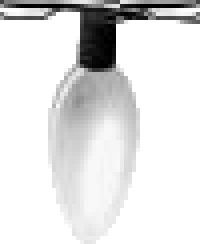
#> input picture Lights/white_light.png, 50 x 61 px (shown 4 times larger)
$ python main.py Lights/white_light.png   (older library calls are emulated)
#> lines starting #> are read from the running program, lines starting #| are printed output that depends on the picture; after the words box and inside, x2 and y2 are one past the last pixel; in counts of white or black regions, pixels touching at a corner belong together
### edge_detection.py
# This is where the code that identifies candidate edges goes.
import sys
import cv2
import numpy as np


# [9 lines left out: function show_img, not called in this run]


def get_lines(im, my_filter=np.asarray([[1, 2, 1], [-.9, -.9, -.9], [-1, -2, -1]])):
    """Converts image into nearly binary image of edges

    :arg im: grayscale image
    :returns:
        Nearly binary image of edges as ndarry array

    """
    # return cv2.filter2D(im, -1, np.asarray([[-.5, -7, -.5], [-1, -1, -1], [-.5, 7, -.5]]))
    # return cv2.filter2D(im, -1, np.asarray([[-2,-3,-2], [-1,-1,-1,], [1,3,1]]))
    return cv2.filter2D(im, -1, my_filter)


def extract_lines(im):
    """Take image of edges and uses connected components to group the pixels to each edge. Then take the possible edges
    and only keep one tenth of the best longest edges. Return a list of these edges where each edge is represented by a
    list of the points in the edge.

    :param im: binary or close to binary image with edges and lines
    :return: list of list of points in each line
    """
    labels, connected = cv2.connectedComponents(im, connectivity=8)
    sizes = []
    points = []
    for x in range(1, labels):
        size = np.where(connected == x)[0].size
        sizes.append((x, size))
    sizes.sort(key=lambda d: d[1], reverse=True)
    for i, (x, s) in enumerate(sizes):
        if i <= (len(sizes) / 10):
            points.append([])
            for y_pos, x_pos in zip(np.where(connected == x)[0], np.where(connected == x)[1]):
                im[y_pos][x_pos] = 255
                points[i].append([y_pos, x_pos])
            # im[np.where(connected == x)] = 255
        else:
            im[np.where(connected == x)] = 0
    # show_img(np.asarray(im, dtype=np.uint8))
    return points


# [10 lines that do not run on import are left out]

### place_lights.py
#This will be were the code for placing lights on the image will go
from PIL import Image
import numpy as np
import copy
from math import ceil
import random
from skimage.segmentation import slic
from skimage import io

def get_super_pixels_and_superpixel_colors(house: Image):
	n_segments=int(np.sqrt(house.size[0]*house.size[1]))
	house_np = np.array(house)
	segments_slic = slic(house_np, n_segments=n_segments, compactness=10, start_label=0)

	counts = np.array([0 for i in range(n_segments)])
	colors = np.array([[0, 0, 0] for i in range(n_segments)])
	for n in range(len(house_np)):
		for m in range(len(house_np[n])):
			classifier = segments_slic[(n, m)]
			counts[classifier]+=1
			colors[classifier]+=house_np[n][m]

	return segments_slic, np.array([colors[i]/counts[i] if counts[i]>0 else colors[i] for i in range(len(colors))])


# [147 lines left out: functions place_light_strand_on_house, place_multiple_light_strands, color_light, create_strand, not called in this run]

### main.py
from place_lights import place_multiple_light_strands, get_super_pixels_and_superpixel_colors, color_light
from edge_detection import extract_lines, get_lines
from PIL import Image
import cv2
import numpy as np
import sys
from skimage import io


def my_key(point):
	return point[0]

def has_positive(arr):
	for a in arr:
		if a > 0:
			return True

	return False

def has_negative(arr):
	for a in arr:
		if a < 0:
			return True

	return False

def relevant_feature(points, i, j, back=5):
	vals = [points[i][j-m][1]-points[i][j-m-1][1] for m in range(back)]
	b1 = (vals[-1] != 0)
	b2 = has_positive(vals)
	b3 = has_negative(vals)
	b4 = abs(sum(vals[:-1]))>0
	ret = b1 and ((b2 and not b3) or (b3 and not b2)) and b4
	return ret

def dist(p1, p2):
	return np.sqrt((p1[0]-p2[0])**2+(p1[1]-p2[1])**2)

def extract_points(file_path, my_filter=np.array([[1, 2, 1], [-.9, -.9, -.9], [-1, -2, -1]])):
	house_cv = cv2.imread(file_path, cv2.IMREAD_GRAYSCALE)
	house_width = house_cv.shape[1]
	house_height = house_cv.shape[0]
	edges = get_lines(house_cv, my_filter)
	Image.fromarray(edges).show()
	points = extract_lines(edges)
	points_2 = [[[points[i][j][1], points[i][j][0]] for j in range(len(points[i]))] for i in range(len(points))]
	for i in range(len(points_2)):
		points_2[i].sort(key=my_key)

	back = 5
	points_3 = []
	for i in range(len(points_2)):
		p = []

		for j in range(int(len(points_2[i])/10)):
			t=j*10
			p.append(points_2[i][t])

		if t<len(points_2):
			p.append(points_2[i][-1])

		if len(p)>0 and points_2[i][0][1]<3/4*house_height and points_2[i][-1][1]<3/4*house_height:
			dp = sum([dist(p[i], p[i-1]) for i in range(len(p)-1)])
			if dp > house_width/25:
				points_3.append(p)


	return points_3

np.set_printoptions(threshold=sys.maxsize)
if len(sys.argv) < 2:
    print(f'Pass in the path to the house image as the second argument!')
    exit()


house_path = sys.argv[1]

house = Image.open(house_path)
#> house is the input picture: PIL image 50x61 RGBA; mean R, G, B, A 68.1, 68.1, 68.1, 97.5

house_copy = Image.open(house_path)

w=house_copy.size[0]
#> w = 50

h=house_copy.size[1]
#> h = 61

scale=1

while w/scale>500 and h/scale>500:
	scale*=2
#> after the loop, scale = 1

temp_name = "temp.jpg"

house_copy = house_copy.resize((int(w/scale), int(h/scale)), Image.ANTIALIAS)

house_copy.save(temp_name)

light = Image.open(r"Lights/white_light.png")

print("Extracting Points")

filters = []
cent = -.9
# filters.append(np.array([[-2, -1, -.9],[-1, -.9, 1],[-.9, 1, 2]]))
# filters.append(np.array([[-.9, -1, -2],[1, -.9, -1],[2, 1, -.9]]))
filters.append(np.array([[1, 2, 1], [cent, cent, cent], [-1, -2, -1]]))
filters.append(np.array([[-1, -2, -1], [cent, cent, cent], [1, 2, 1]]))

points = []
for f in filters:
	ps = extract_points(temp_name, f)
#> in extract_points, `house_cv = cv2.imread(file_path, cv2.IMREAD_GRAYSCALE)`:
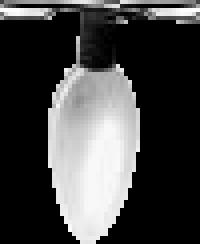
#> house_cv: shape (61, 50) (shown 4 times larger); min 0, max 255, mean 68.1
#> in get_lines, `return cv2.filter2D(im, -1, my_filter)`:
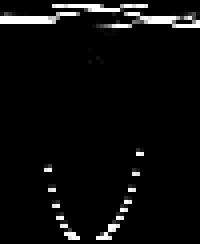
#> returned value: shape (61, 50) (shown 4 times larger); min 0, max 255, mean 11.8
#> in extract_lines, `labels, connected = cv2.connectedComponents(im, connectivity=8)`:
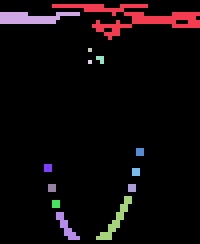
#> connected: shape (61, 50) int32 (shown 4 times larger); 14 distinct labels, from 0 to 13; one colour per label, 0 black
#> in extract_lines, `labels, connected = cv2.connectedComponents(im, connectivity=8)`: labels = 14
#> after the loop in extract_lines, `for i, (x, s) in enumerate(sizes):`:
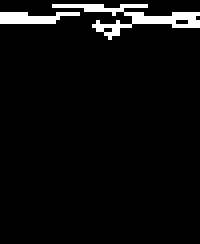
#> im: shape (61, 50) (shown 4 times larger); 4.7% white in thin lines or dots, all inside (x1, y1, x2, y2) = (0, 1, 50, 10)
#> in extract_points, `points = extract_lines(edges)`: points = 2 items
#> the loop in extract_points, `for i in range(len(points_2)):` made 2 passes
#> in extract_points, `back = 5`: back = 5
#> the loop in extract_points, `for i in range(len(points_2)):` made 2 passes
#> dp on passes 1 to 2: 76.46, 17.5
#> after the loop in extract_points, `for i in range(len(points_2)):`: points_3 = [[[13, 1], [22, 1], [25, 1], [27, 9], [29, 8], [33, 1], [35, 4], [39, 5], [43, 6], [47, 3]], [[0, 3], [3, 4], [6, 5], [11, 5]]]
#> ps has the same summary as points_3 in extract_points
	for p in ps:
		points.append(p)
#> this loop made 2 passes
#> p on pass 2: [[0, 3], [3, 4], [6, 5], [11, 5]]
#> after the loop, points has the same summary as points_3 in extract_points

x = len(points)
#> x = 4

for i in range(len(points)):
	for j in range(len(points[i])):
		points[i][j][0]=int(points[i][j][0]*scale)
		points[i][j][1]=int(points[i][j][1]*scale)
#> this loop made 4 passes

print("Generating Color Scheme")
segments_slic, super_pixels_color = get_super_pixels_and_superpixel_colors(house)
#> in get_super_pixels_and_superpixel_colors, `segments_slic = slic(house_np, n_segments=n_segments, compactness=10, ..`:
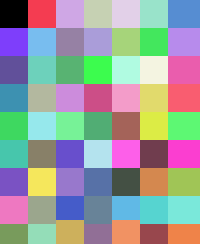
#> segments_slic: shape (61, 50) int64 (shown 4 times larger); 63 distinct labels, from 0 to 62; one colour per label, 0 black
#> in get_super_pixels_and_superpixel_colors, `counts = np.array([0 for i in range(n_segments)])`: counts = 55 values from 0 to 0
#> in get_super_pixels_and_superpixel_colors, `colors = np.array([[0, 0, 0] for i in range(n_segments)])`: colors = 55 rows, first 8: [0, 0, 0], [0, 0, 0], [0, 0, 0], [0, 0, 0], [0, 0, 0], [0, 0, 0], [0, 0, 0], [0, 0, 0]
#> the loop in get_super_pixels_and_superpixel_colors, `for n in range(len(house_np)):` made 1 pass
#> after the loop in get_super_pixels_and_superpixel_colors, `for n in range(len(house_np)):`: counts = 55 values, max 1 at index 0, min 0 at index 1, mean 0.0182
#> (the run stopped early here; a loop or call above may not have finished)
